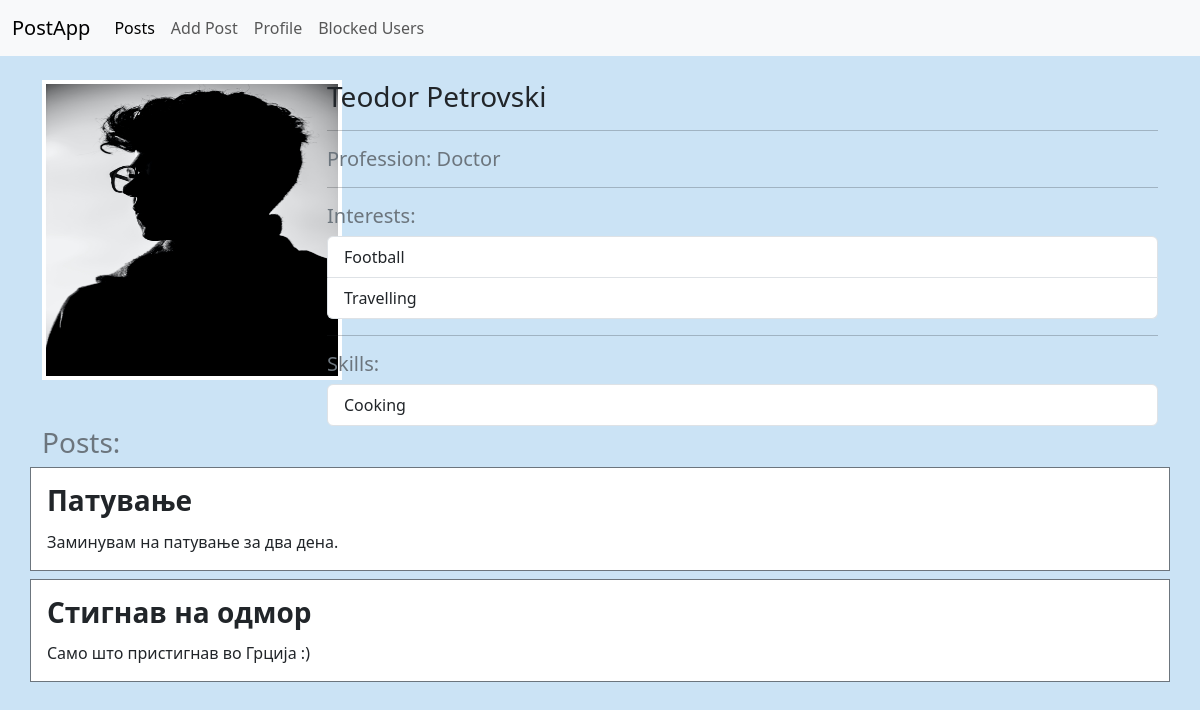
/profile/ (signed in), run on the app's committed database.
### postApp/models.py (models this page shows, shortened)
class Author(models.Model):
    name=models.CharField(max_length=30)
    surname=models.CharField(max_length=30)
    profile_picture=models.ImageField(upload_to="profile_images/", null=True, blank=True)
    profession=models.CharField(max_length=30)
    user=models.ForeignKey(User, on_delete=models.CASCADE, null=True, blank=True)

class Interest(models.Model):
    name=models.CharField(max_length=30)
    author=models.ForeignKey(Author,on_delete=models.CASCADE)

class Skill(models.Model):
    name=models.CharField(max_length=30)
    author=models.ForeignKey(Author,on_delete=models.CASCADE)

class Post(models.Model):
    title=models.CharField(max_length=30)
    content=models.TextField()
    author=models.ForeignKey(Author,on_delete=models.CASCADE)
    createdOn=models.DateTimeField(auto_now_add=True)
    updatedOn=models.DateTimeField(auto_now=True)

### postApp/views.py (the view)
# urls.py: path("profile/",profile,name="profile"),
def profile(request):
    author=Author.objects.get(user=request.user)
    posts=Post.objects.filter(author=author).all()
    interests=Interest.objects.filter(author=author).all()
    skills=Skill.objects.filter(author=author).all()
    return render(request,"profile.html",{"author":author,"posts":posts,"interests":interests,"skills":skills})

### templates/profile.html (shortened to what this page needs)
<!DOCTYPE html>
<html lang="en">
<head>
  <link href="https://cdn.jsdelivr.net/npm/bootstrap@5.3.0/dist/css/bootstrap.min.css" rel="stylesheet">
</head>
<body style="background-color: #cbe3f5">
<nav class="navbar navbar-expand-lg bg-body-tertiary">
  <div class="container-fluid">
    <a class="navbar-brand" href="#">PostApp</a>
    <div class="collapse navbar-collapse" id="navbarNav">
      <ul class="navbar-nav">
        <li class="nav-item">
          <a class="nav-link active" aria-current="page" href="{% url 'posts' %}">Posts</a>
        </li>
        <li class="nav-item">
          <a class="nav-link" href="{% url 'add' %}">Add Post</a>
        </li>
        <li class="nav-item">
          <a class="nav-link" href="{% url 'profile' %}">Profile</a>
        </li>
        <li class="nav-item">
          <a class="nav-link" href="{% url 'blocked' %}">Blocked Users</a>
        </li>
      </ul>
    </div>
  </div>
</nav>
<div class="container pt-4" >
  <div class="row">
    <div class="col-3">
      <img class="border border-4 border-white" src="{{ MEDIA_URL }}{{ author.profile_picture.url }}" style="width: 300px;height: 300px">
    </div>
    <div class="col-9">
      <h3 class="text-dark">{{ author.name  }} {{ author.surname }}</h3>
      <hr>
      <h5 class="text-secondary">Profession: {{ author.profession }}</h5>
    <hr>
      <h5 class="text-secondary">Interests:</h5>
      <ul class="list-group">
        {% for interest in interests %}
        <li class="list-group-item">{{ interest.name }}</li>
        {% endfor %}
      </ul>
    <hr>
      <h5 class="text-secondary">Skills:</h5>
      <ul class="list-group">
        {% for skill in skills %}
        <li class="list-group-item">{{ skill.name }}</li>
        {% endfor %}
      </ul>
    </div>
  </div>
  <div class="row">
    <h3 class="text-secondary">Posts:</h3>
    {% for post in posts %}
    <div class="card col-md-12 p-3 mb-2 border border-secondary rounded-0">
      <div class="row">
        <div class="col-md-5">
          <div class="card-block">
            <h3 class="card-title pb-1 fw-bold">{{ post.title }}</h3>
            <p class="card-text fw-light">{{ post.content }}
            </p>
          </div>
        </div>
      </div>
    </div>
    {% endfor %}
  </div>
</div>
</body>
</html>

### data on the page
Author: profile_picture (picture), name "Teodor", surname "Petrovski", profession "Doctor"
Interest: name "Football"
Interest: name "Travelling"
Skill: name "Cooking"
Post: title "Патување", content "Заминувам на патување за два дена."
Post: title "Стигнав на одмор", content "Само што пристигнав во Грција :)"
